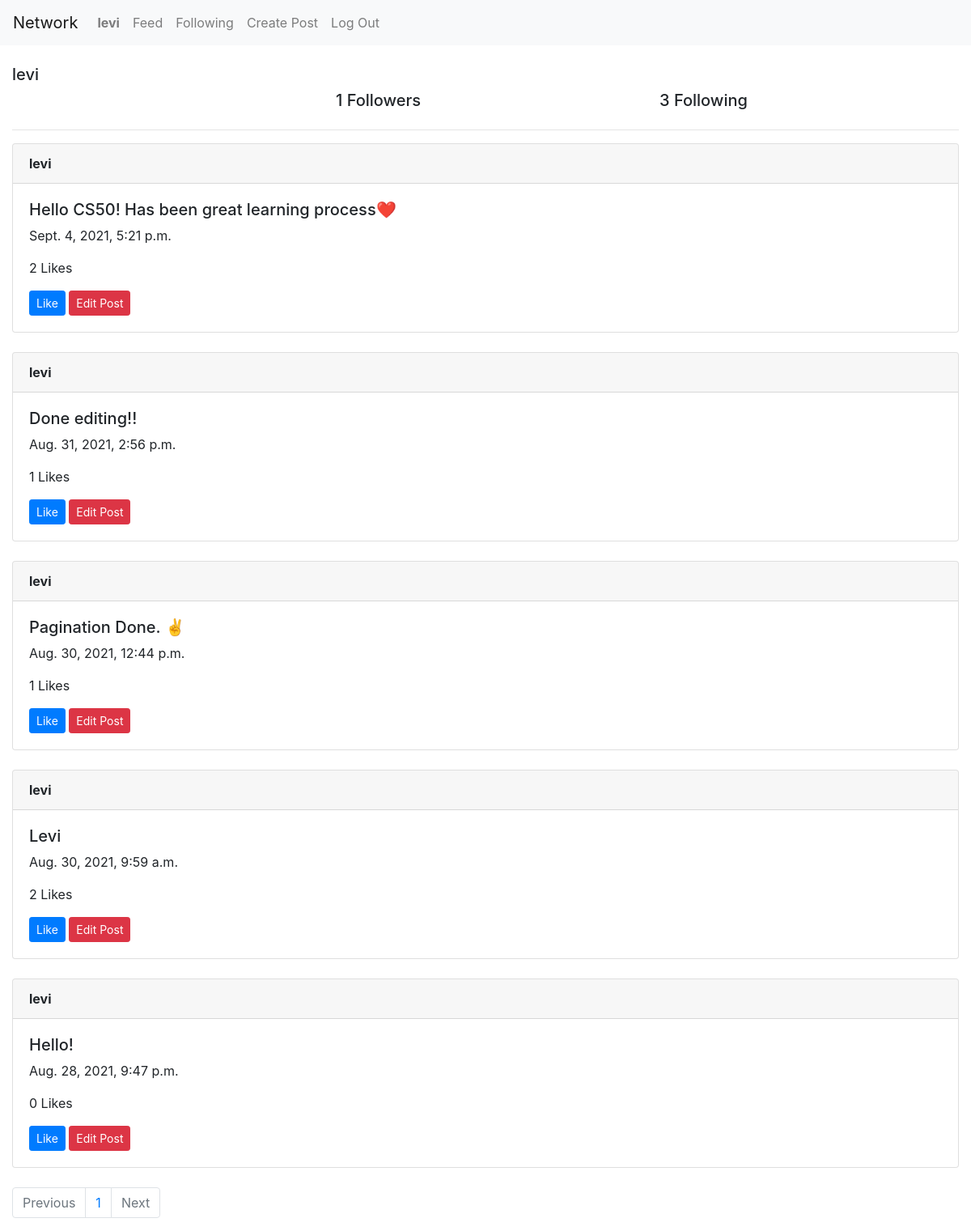
Page /profile/levi (signed in) on the committed database.
### network/models.py (models this page shows, shortened)
class User(AbstractUser):
    pass

class Post(models.Model):
    user=models.CharField(max_length=32)
    post_content=models.TextField()
    timestamp=models.DateTimeField(auto_now_add=True)
    like_count=models.IntegerField(default=0)

### network/views.py (the view)
# urls.py: path("profile/<str:username>", views.profile, name="profile"),
def profile(request, username):
    if request.user.is_authenticated:
        user=User.objects.get(username=username)
        posts=Post.objects.filter(user=username).order_by('-timestamp')
        paginator=Paginator(posts, 10)
        page_number = request.GET.get('page')
        page_obj = paginator.get_page(page_number)
        list=Connections.objects.get(user=user.id)
        return render(request, 'network/profile.html',{
                "name":username,
                "posts":page_obj,
                "follower_count":list.followers.count(),
                "following_count":list.following.count()
            })
    else:
        return HttpResponseRedirect(reverse('login'))

### network/templates/network/profile.html (shortened to what this page needs)
{% extends "network/layout.html" %}
{% load static %}
{% block body %}
    <h5>{{ name }}</h5>
    <div class="row">
    <div class="col-sm-4">
    </div>
    <div class="col-sm-4">
    <h5 id="count">{{ follower_count }} Followers</h5>
    </div>
    <div class="col-sm-4">
    <h5>{{ following_count }} Following</h5>
    </div>
    </div><hr>
    <div id="index-view">
    {% for post in posts %}
    <div class="card">
        <div class="card-header">
            <strong>{{ post.user }}</strong>
        </div>
        <div class="card-body">
            <h5 id="post{{post.id}}">{{ post.post_content }}</h5>
            <p>{{ post.timestamp }}</p>
            <p id="count{{post.id}}">{{ post.like_count }} Likes </p>
            <button id="like-btn" class="btn btn-primary btn-sm" value="{{ post.id }}">Like</button>
            {% if post.user == request.user.username %}
            <button id="edit-btn" class="btn btn-danger btn-sm" value="{{ post.id }}">Edit Post</button>
            {% endif %}
        </div>
    </div>
    <br>
    {% endfor %}
    <nav aria-label="Page navigation example">
        <ul class="pagination">
        {% if posts.has_previous %}
        <li class="page-item"><a class="page-link" href="?page={{ posts.previous_page_number }}">Previous</a></li>
        {% else %}
        <li class="page-item disabled"><span class="page-link">Previous</span></li>
        {% endif %}
        {% for i in posts.paginator.page_range %}
        <li class="page-item"><a class="page-link" href="?page={{ i }}">{{ i }}</a></li>
        {% endfor %}
        {% if posts.has_next %}
        <li class="page-item"><a class="page-link" href="?page={{ posts.next_page_number }}">Next</a></li>
        {% else %}
        <li class="page-item disabled"><span class="page-link">Next</span></li>
        {% endif %}
        </ul>
    </nav>
    </div>
{% endblock %}

### network/templates/network/layout.html (shortened to what this page needs)
{% load static %}
<!DOCTYPE html>
<html lang="en">
    <head>
        <link rel="stylesheet" href="https://stackpath.bootstrapcdn.com/bootstrap/4.4.1/css/bootstrap.min.css">
        <link href="{% static 'network/styles.css' %}" rel="stylesheet">
    </head>
    <body>
        <nav class="navbar navbar-expand-lg navbar-light bg-light">
            <a class="navbar-brand" href="#">Network</a>
            <div>
              <ul class="navbar-nav mr-auto">
                {% if user.is_authenticated %}
                    <li class="nav-item">
                        <a class="nav-link" href="{% url 'profile' user.username %}"><strong>{{ user.username }}</strong></a>
                    </li>
                {% endif %}
                    <li class="nav-item">
                    <a class="nav-link" href="{% url 'index' %}">Feed</a>
                    </li>
                {% if user.is_authenticated %}
                    <li class="nav-item">
                    <a class="nav-link" href="{% url 'connections' user.username %}">Following</a>
                    </li>
                    <li class="nav-item">
                    <a class="nav-link" href="{% url 'create' %}">Create Post</a>
                    </li>
                    <li class="nav-item">
                        <a class="nav-link" href="{% url 'logout' %}">Log Out</a>
                    </li>
                {% endif %}
              </ul>
            </div>
          </nav>
          <br>
        <div class="container-fluid body">
            {% block body %}
            {% endblock %}
        </div>
    </body>
</html>

### rows in the picture
User: username "levi"
Post: user "levi", post_content "Hello CS50! Has been great learning process❤️", timestamp "Sept. 4, 2021, 5:21 p.m.", like_count "2", {{ post.id }} 30 (drawn)
Post: user "levi", post_content "Done editing!!", timestamp "Aug. 31, 2021, 2:56 p.m.", like_count "1", {{ post.id }} 24 (drawn)
Post: user "levi", post_content "Pagination Done. ✌️", timestamp "Aug. 30, 2021, 12:44 p.m.", like_count "1", {{ post.id }} 15 (drawn)
Post: user "levi", post_content "Levi", timestamp "Aug. 30, 2021, 9:59 a.m.", like_count "2", {{ post.id }} 8 (drawn)
Post: user "levi", post_content "Hello!", timestamp "Aug. 28, 2021, 9:47 p.m.", like_count "0", {{ post.id }} 2 (drawn)

### other values in the picture
{{ name }} "levi"
{{ follower_count }} "1"
{{ following_count }} "3"
{{ i }} "1"
